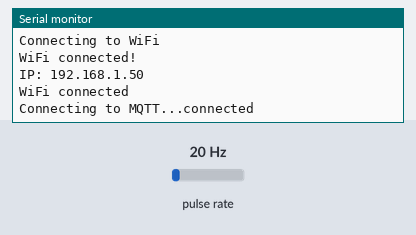
A sketch run on a simulated Arduino MKR. On the bench: the last lines printed to the serial monitor. Wiring (inferred from the names in the program): pulse sensor: data D7. The test bench sets the inputs (shaded band); at power-on: pulse rate 20 Hz. WiFi joins after 1.5 s; servers stay silent unless stated; no MQTT or app messages arrive unless stated; not simulated (calls return 0 or success): arduino_secrets.h.

Above: at 2.7 s.
2.8 s: pulse rate (sensor on D7) set to 4 Hz
At 5.5 s:
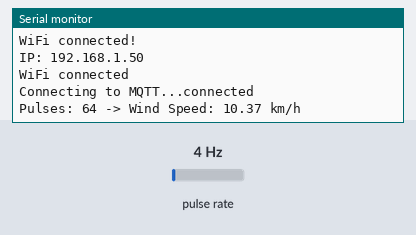
5.8 s: pulse rate (sensor on D7) set to 50 Hz
At 9.0 s:
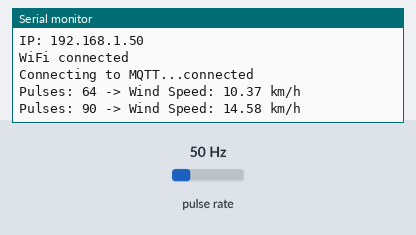

Measured:
- after the input at 2.8 s, the serial monitor: prints a new line after 1.8 s (image 1)
- after the input at 5.8 s, the serial monitor: prints a new line after 1.8 s (image 2)

The sketch:

sensor.ino
```cpp
#include <WiFiNINA.h>
#include <PubSubClient.h>
#include "arduino_secrets.h"

// ====== WiFi & MQTT Settings ======
const char* ssid          = SECRET_SSID;
const char* password      = SECRET_PASS;
const char* mqtt_username = SECRET_MQTTUSER;
const char* mqtt_password = SECRET_MQTTPASS;

const char* mqtt_server = "mqtt.cetools.org";
const int mqtt_port = 1884;
const char* mqtt_topic = "student/zczqjs2/windSpeed_kph";

WiFiClient wifiClient;
PubSubClient client(wifiClient);
extern "C" char* dtostrf(double val, signed char width, unsigned char prec, char* s);

// ====== Wind Sensor ======
#define windSensorPin 7
volatile int pulseCount = 0;
unsigned long lastSampleTime = 0;
const unsigned long sampleInterval = 3000; // 3s sampling
float lastWindSpeed = 0;
float windSpeed = 0;
unsigned long lastSendTime = 0;
const unsigned long sendInterval = 10000; // min 10s between sends
const float threshold = 1.0; // Min 1 km/h difference to trigger message

// average for 3 times sampleing
float samples[3] = {0, 0, 0};
int sampleIndex = 0;
int samplesFilled = 0;

void countPulse() {
  pulseCount++;
}

// ====== Setup Functions ======
void setup() {
  Serial.begin(115200);
  pinMode(windSensorPin, INPUT_PULLUP);
  attachInterrupt(digitalPinToInterrupt(windSensorPin), countPulse, FALLING);

  connectToWiFiWithTimeout();
  Serial.println("\nWiFi connected");

  client.setServer(mqtt_server, mqtt_port);
  connectToMQTT();

  lastSampleTime = millis();
  lastSendTime = millis();
}

// ====== Main Loop ======
void loop() {
  if (WiFi.status() != WL_CONNECTED) {
    connectToWiFiWithTimeout();
    delay(1000);
  }
  if (!client.connected()) {
    connectToMQTT();
  }
  client.loop();

  unsigned long currentTime = millis();
  if (currentTime - lastSampleTime >= sampleInterval) {
    detachInterrupt(digitalPinToInterrupt(windSensorPin));
    float durationSec = sampleInterval / 1000.0;
    windSpeed = ((pulseCount / durationSec) * 1.75) / 3.6 ; // kph

    Serial.print("Pulses: ");
    Serial.print(pulseCount);
    Serial.print(" -> Wind Speed: ");
    Serial.print(windSpeed);
    Serial.println(" km/h");


    samples[sampleIndex] = windSpeed;
    sampleIndex = (sampleIndex + 1) % 3;
    if (samplesFilled < 3) samplesFilled++;

    // float delta = abs(windSpeed - lastWindSpeed);
    // if (delta >= threshold && currentTime - lastSendTime >= sendInterval) {
    if (currentTime - lastSendTime >= sendInterval && samplesFilled == 3) {

      float avg = (samples[0] + samples[1] + samples[2]) / 3.0;
      Serial.print("Average (3 samples): ");
      Serial.print(avg);
      Serial.println(" km/h");
      sendMQTT(avg);
      lastSendTime = currentTime;
      lastWindSpeed = avg;
    }

    pulseCount = 0;
    lastSampleTime = currentTime;
    attachInterrupt(digitalPinToInterrupt(windSensorPin), countPulse, FALLING);
  }
}

// ====== MQTT Connect & Send ======
void connectToMQTT() {
  while (!client.connected()) {
    Serial.print("Connecting to MQTT...");
    if (client.connect("WindSensorClient", mqtt_username, mqtt_password)) {
      Serial.println("connected");
    } else {
      Serial.print("Failed, rc=");
      Serial.print(client.state());
      Serial.println(" trying again in 5 seconds");
      delay(5000);
    }
  }
}

void sendMQTT(float windSpeed) {
  char mqtt_message[64];
  sprintf(mqtt_message, "%.2f", windSpeed);
  Serial.print("Sending MQTT message: ");
  Serial.println(mqtt_message);
  if (client.publish(mqtt_topic, mqtt_message)) {
    Serial.println("Published successfully");
  } else {
    Serial.println("Failed to publish");
  }
}

void connectToWiFiWithTimeout() {
  WiFi.begin(ssid, password);
  Serial.print("Connecting to WiFi");
  unsigned long startAttemptTime = millis();

  while (WiFi.status() != WL_CONNECTED && millis() - startAttemptTime < 15000) {
    delay(500);
    Serial.print(".");
  }

  if (WiFi.status() == WL_CONNECTED) {
    Serial.println("\nWiFi connected!");
    Serial.print("IP: ");
    Serial.println(WiFi.localIP());
  } else {
    Serial.println("\nWiFi connection failed. Restarting...");
    NVIC_SystemReset();  // restart to connect
  }
}
```
